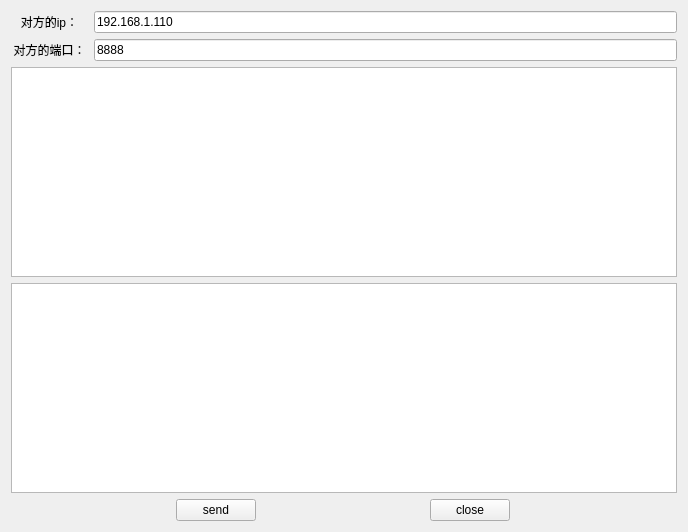
<?xml version="1.0" encoding="UTF-8"?>
<ui version="4.0">
 <class>MyWidget</class>
 <widget class="QWidget" name="MyWidget">
  <property name="geometry">
   <rect>
    <x>0</x>
    <y>0</y>
    <width>688</width>
    <height>532</height>
   </rect>
  </property>
  <property name="windowTitle">
   <string>Form</string>
  </property>
  <layout class="QGridLayout" name="gridLayout">
   <item row="0" column="0">
    <widget class="QLabel" name="label">
     <property name="text">
      <string>对方的ip：</string>
     </property>
     <property name="alignment">
      <set>Qt::AlignCenter</set>
     </property>
    </widget>
   </item>
   <item row="0" column="1" colspan="5">
    <widget class="QLineEdit" name="lineEditIp">
     <property name="text">
      <string>192.168.1.110</string>
     </property>
    </widget>
   </item>
   <item row="1" column="0">
    <widget class="QLabel" name="label_2">
     <property name="text">
      <string>对方的端口：</string>
     </property>
     <property name="alignment">
      <set>Qt::AlignCenter</set>
     </property>
    </widget>
   </item>
   <item row="2" column="0" colspan="6">
    <widget class="QTextEdit" name="textEditRead">
     <property name="readOnly">
      <bool>false</bool>
     </property>
    </widget>
   </item>
   <item row="3" column="0" colspan="6">
    <widget class="QTextEdit" name="textEditWrite"/>
   </item>
   <item row="4" column="0" colspan="2">
    <spacer name="horizontalSpacer_2">
     <property name="orientation">
      <enum>Qt::Horizontal</enum>
     </property>
     <property name="sizeHint" stdset="0">
      <size>
       <width>159</width>
       <height>20</height>
      </size>
     </property>
    </spacer>
   </item>
   <item row="4" column="2">
    <widget class="QPushButton" name="btnSend">
     <property name="text">
      <string>send</string>
     </property>
    </widget>
   </item>
   <item row="4" column="3">
    <spacer name="horizontalSpacer">
     <property name="orientation">
      <enum>Qt::Horizontal</enum>
     </property>
     <property name="sizeHint" stdset="0">
      <size>
       <width>159</width>
       <height>20</height>
      </size>
     </property>
    </spacer>
   </item>
   <item row="4" column="4">
    <widget class="QPushButton" name="btnClose">
     <property name="text">
      <string>close</string>
     </property>
    </widget>
   </item>
   <item row="4" column="5">
    <spacer name="horizontalSpacer_3">
     <property name="orientation">
      <enum>Qt::Horizontal</enum>
     </property>
     <property name="sizeHint" stdset="0">
      <size>
       <width>159</width>
       <height>20</height>
      </size>
     </property>
    </spacer>
   </item>
   <item row="1" column="1" colspan="5">
    <widget class="QLineEdit" name="lineEditPort">
     <property name="text">
      <string>8888</string>
     </property>
    </widget>
   </item>
  </layout>
 </widget>
 <resources/>
 <connections/>
</ui>
